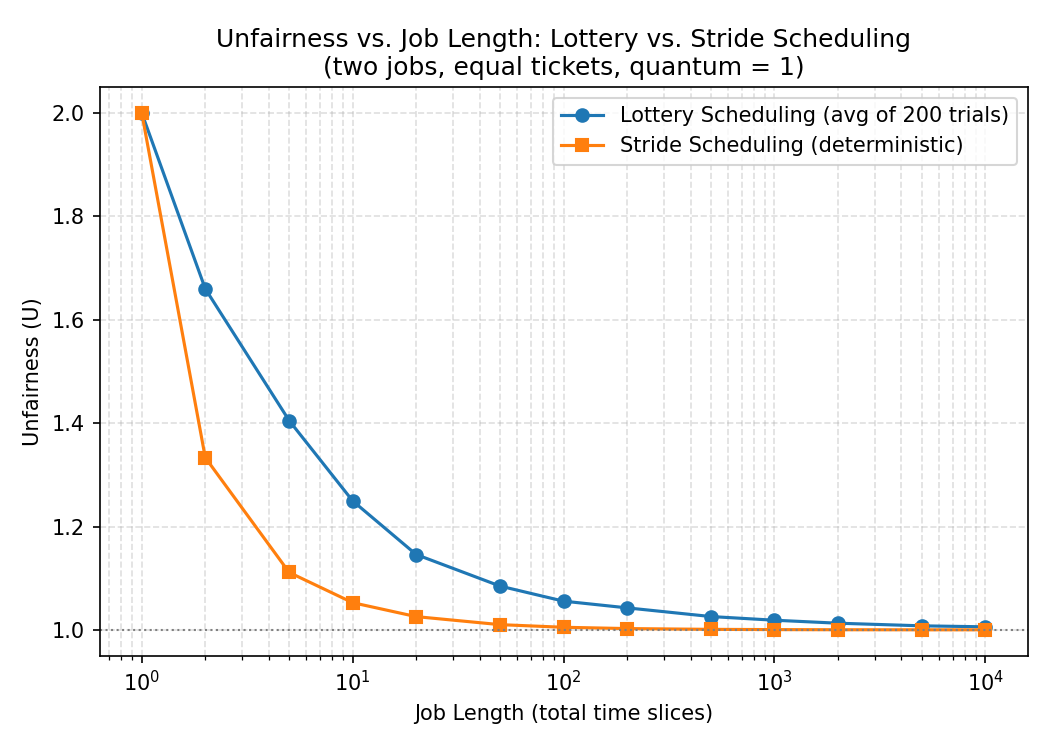

Write the Python code that produced this figure.
#!/usr/bin/env python3
"""
Reproduces the "unfairness vs. job length" study from OSTEP Chapter 9
(Proportional-Share Scheduling), and compares lottery scheduling against
stride scheduling.

Two jobs, each with an equal number of tickets (so the "fair" outcome is
for both to finish at the same time). We vary the total job length (in
quanta) and measure the unfairness metric:

    U = time first job finishes / time second job finishes

U = 1 means perfectly fair (both finished at the same time).
U > 1 means one job finished much earlier than the other (unfair).

For lottery scheduling we average U over many random trials per job
length, since the outcome is probabilistic. Stride scheduling is
deterministic, so one trial per length suffices.
"""

import random
import matplotlib.pyplot as plt

def run_lottery(length, tickets=(100, 100), seed=None):
    rng = random.Random(seed)
    remaining = [length, length]
    finish = [None, None]
    clock = 0
    active = [0, 1]
    while active:
        active_total = sum(tickets[j] for j in active)
        winner_ticket = rng.randrange(active_total)
        cum = 0
        winner = None
        for j in active:
            cum += tickets[j]
            if winner_ticket < cum:
                winner = j
                break
        remaining[winner] -= 1
        clock += 1
        if remaining[winner] == 0:
            finish[winner] = clock
            active.remove(winner)
    return finish

def run_stride(length, tickets=(100, 100)):
    BIG = 10_000_000
    stride = [BIG // t for t in tickets]
    pass_ = [0, 0]
    remaining = [length, length]
    finish = [None, None]
    clock = 0
    active = [0, 1]
    while active:
        # pick the job among the active ones with the lowest pass value
        winner = min(active, key=lambda j: pass_[j])
        remaining[winner] -= 1
        pass_[winner] += stride[winner]
        clock += 1
        if remaining[winner] == 0:
            finish[winner] = clock
            active.remove(winner)
    return finish

def unfairness(finish):
    t1, t2 = finish
    return max(t1, t2) / min(t1, t2)

# job lengths to test, log-spaced like the textbook figure
lengths = [1, 2, 5, 10, 20, 50, 100, 200, 500, 1000, 2000, 5000, 10000]
TRIALS = 200  # per length, for the lottery scheduler (random, needs averaging)

lottery_avg = []
stride_avg = []

for L in lengths:
    # Lottery: average over many random seeds
    us = [unfairness(run_lottery(L, seed=trial)) for trial in range(TRIALS)]
    lottery_avg.append(sum(us) / len(us))

    # Stride: deterministic, always the same result for a given length
    stride_avg.append(unfairness(run_stride(L)))

# ---- plot ----
plt.figure(figsize=(7, 5))
plt.plot(lengths, lottery_avg, marker='o', label='Lottery Scheduling (avg of %d trials)' % TRIALS)
plt.plot(lengths, stride_avg, marker='s', label='Stride Scheduling (deterministic)')
plt.xscale('log')
plt.xlabel('Job Length (total time slices)')
plt.ylabel('Unfairness (U)')
plt.title('Unfairness vs. Job Length: Lottery vs. Stride Scheduling\n(two jobs, equal tickets, quantum = 1)')
plt.axhline(y=1, color='gray', linestyle=':', linewidth=1)
plt.legend()
plt.grid(True, which='both', linestyle='--', alpha=0.4)
plt.tight_layout()
plt.savefig('/mnt/user-data/outputs/fairness_study.png', dpi=150)
print("Saved chart.")

print("\nlength  lottery_U   stride_U")
for L, lu, su in zip(lengths, lottery_avg, stride_avg):
    print(f"{L:7d} {lu:10.3f} {su:10.3f}")
